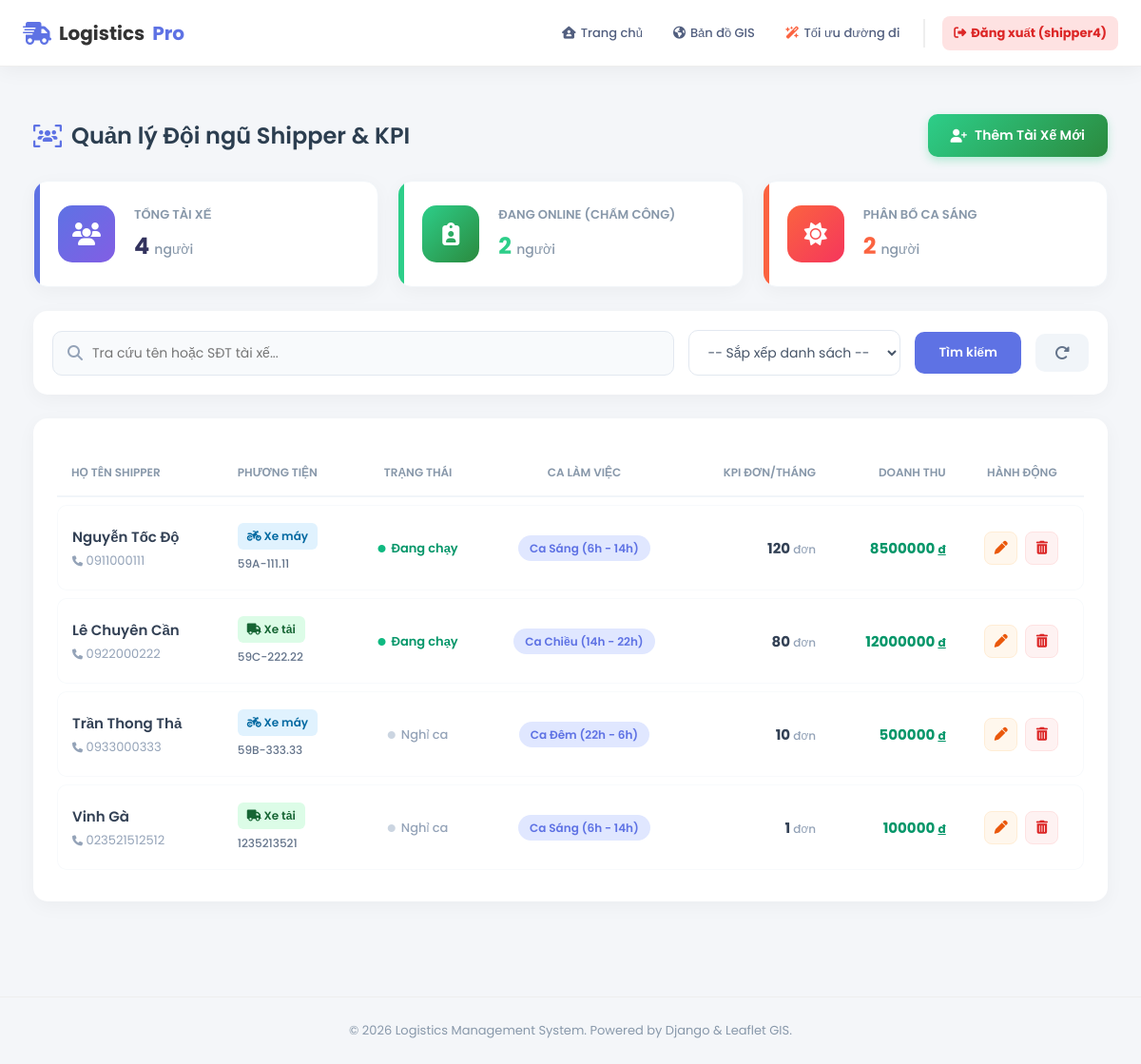
Page /quan-ly-tai-xe/ (signed in) on the committed database.
### core/models.py (models this page shows, shortened)
class TaiXe(models.Model):
    user = models.OneToOneField(User, on_delete=models.SET_NULL, null=True, blank=True, verbose_name="Tài khoản đăng nhập")
    ten_tai_xe = models.CharField(max_length=100)
    sdt = models.CharField(max_length=15)
    bien_so = models.CharField(max_length=20)
    loai_xe = models.CharField(max_length=50, choices=[
        ('Xe máy', 'Xe máy'),
        ('Xe tải', 'Xe tải'),
        ('Xe bán tải', 'Xe bán tải')
    ])
    trang_thai = models.CharField(max_length=20, default='Sẵn sàng')
    CA_LAM_CHOICES = [
        ('SANG', 'Ca Sáng (6h - 14h)'),
        ('CHIEU', 'Ca Chiều (14h - 22h)'),
        ('DEM', 'Ca Đêm (22h - 6h)'),
    ]
    ca_lam_viec = models.CharField(max_length=10, choices=CA_LAM_CHOICES, default='SANG', verbose_name="Ca làm việc")
    dang_lam_viec = models.BooleanField(default=False, verbose_name="Đang Online (Chấm công)")
    tong_don_thang_nay = models.IntegerField(default=0, verbose_name="KPI Số đơn/Tháng")
    doanh_thu_tich_luy = models.DecimalField(max_digits=15, decimal_places=0, default=0, verbose_name="Doanh thu tích lũy")

### core/views.py (the view)
# urls.py: path('quan-ly-tai-xe/', views.quan_ly_tai_xe, name='quan_ly_tai_xe'),
@login_required(login_url='core:login')
def quan_ly_tai_xe(request):
    ds = TaiXe.objects.all()
    q = request.GET.get('q')
    if q: ds = ds.filter(Q(ten_tai_xe__icontains=q) | Q(sdt__icontains=q))
    sort = request.GET.get('sort')
    if sort == 'ten_az': ds = ds.order_by('ten_tai_xe')
    elif sort == 'luong_cao': ds = ds.order_by('-doanh_thu_tich_luy')
    return render(request, 'driver_manager.html', {'ds_tai_xe': ds, 'tong_so_tx': ds.count(), 'dang_online': ds.filter(dang_lam_viec=True).count(), 'ca_sang': ds.filter(ca_lam_viec='SANG').count()})

### templates/driver_manager.html (shortened to what this page needs)
{% extends "base.html" %}
{% load static %}
{% block content %}
<link rel="stylesheet" href="https://cdnjs.cloudflare.com/ajax/libs/font-awesome/6.4.0/css/all.min.css">
<div class="dashboard-container">
    <div class="page-header">
        <h2 class="page-title"><i class="fa-solid fa-users-viewfinder" style="color: #5e72e4;"></i> Quản lý Đội ngũ Shipper & KPI</h2>
        <a href="{% url 'core:them_tai_xe' %}" class="btn-add">
            <i class="fa-solid fa-user-plus"></i> Thêm Tài Xế Mới
        </a>
    </div>
    <div class="kpi-grid">
        <div class="kpi-card blue">
            <div class="kpi-icon-box" style="background: linear-gradient(135deg, #5e72e4, #825ee4);"><i class="fa-solid fa-users"></i></div>
            <div>
                <div class="kpi-title">Tổng Tài Xế</div>
                <h2 class="kpi-value">{{ tong_so_tx }} <span style="font-size: 14px; color: #8898aa; font-weight: 500;">người</span></h2>
            </div>
        </div>
        <div class="kpi-card green">
            <div class="kpi-icon-box" style="background: linear-gradient(135deg, #2dce89, #2b8a3e);"><i class="fa-solid fa-clipboard-user"></i></div>
            <div>
                <div class="kpi-title">Đang Online (Chấm công)</div>
                <h2 class="kpi-value" style="color: #2dce89;">{{ dang_online }} <span style="font-size: 14px; color: #8898aa; font-weight: 500;">người</span></h2>
            </div>
        </div>
        <div class="kpi-card orange">
            <div class="kpi-icon-box" style="background: linear-gradient(135deg, #fb6340, #f5365c);"><i class="fa-solid fa-sun"></i></div>
            <div>
                <div class="kpi-title">Phân Bổ Ca Sáng</div>
                <h2 class="kpi-value" style="color: #fb6340;">{{ ca_sang }} <span style="font-size: 14px; color: #8898aa; font-weight: 500;">người</span></h2>
            </div>
        </div>
    </div>
    <form method="GET" class="toolbar">
        <div class="search-box">
            <i class="fa-solid fa-magnifying-glass" style="color: #94a3b8;"></i>
            <input type="text" name="q" placeholder="Tra cứu tên hoặc SĐT tài xế..." value="{{ request.GET.q|default:'' }}">
        </div>
        <select name="sort" onchange="this.form.submit()" class="filter-select">
            <option value="">-- Sắp xếp danh sách --</option>
        </select>
        <button type="submit" class="btn-search">Tìm kiếm</button>
        <a href="{% url 'core:quan_ly_tai_xe' %}" class="btn-reset" title="Xóa bộ lọc">
            <i class="fa-solid fa-rotate-right"></i>
        </a>
    </form>
    <div class="table-card">
        <table class="custom-table">
            <thead>
                <tr>
                    <th>Họ tên Shipper</th>
                    <th>Phương tiện</th>
                    <th style="text-align: center;">Trạng thái</th>
                    <th style="text-align: center;">Ca làm việc</th>
                    <th style="text-align: right;">KPI Đơn/Tháng</th>
                    <th style="text-align: right;">Doanh thu</th>
                    <th style="text-align: center;">Hành động</th>
                </tr>
            </thead>
            <tbody>
                {% for tx in ds_tai_xe %}
                <tr>
                    <td>
                        <div style="font-weight: 600; color: #334155; font-size: 15px;">{{ tx.ten_tai_xe }}</div>
                        <div style="font-size: 13px; color: #94a3b8; margin-top: 4px;"><i class="fa-solid fa-phone" style="font-size: 11px;"></i> {{ tx.sdt }}</div>
                    </td>
                    <td>
                        {% if "Xe máy" in tx.loai_xe %}
                            <span class="badge-moto"><i class="fa-solid fa-motorcycle"></i> Xe máy</span>
                        {% else %}
                            <span class="badge-truck"><i class="fa-solid fa-truck"></i> Xe tải</span>
                        {% endif %}
                        <div style="font-size: 12px; color: #64748b; margin-top: 6px; font-weight: 500;">{{ tx.bien_so }}</div>
                    </td>
                    <td style="text-align: center;">
                        {% if tx.dang_lam_viec %}
                            <span style="display: inline-flex; align-items: center; gap: 6px; color: #059669; font-weight: 600; font-size: 13px;">
                                <i class="fa-solid fa-circle" style="font-size: 8px; color: #10b981;"></i> Đang chạy
                            </span>
                        {% else %}
                            <span style="display: inline-flex; align-items: center; gap: 6px; color: #94a3b8; font-weight: 500; font-size: 13px;">
                                <i class="fa-solid fa-circle" style="font-size: 8px; color: #cbd5e1;"></i> Nghỉ ca
                            </span>
                        {% endif %}
                    </td>
                    <td style="text-align: center;">
                        <span style="font-weight: 600; color: #5e72e4; background: #e0e7ff; padding: 5px 12px; border-radius: 20px; font-size: 12px;">
                            {{ tx.get_ca_lam_viec_display }}
                        </span>
                    </td>
                    <td style="text-align: right; font-weight: 700; color: #334155; font-size: 15px;">
                        {{ tx.tong_don_thang_nay }} <span style="font-size: 12px; font-weight: 500; color: #94a3b8;">đơn</span>
                    </td>
                    <td style="text-align: right; color: #059669; font-weight: 700; font-size: 15px;">
                        {{ tx.doanh_thu_tich_luy|floatformat:0 }} <span style="font-size: 12px; text-decoration: underline;">đ</span>
                    </td>
                    <td>
                        <div class="action-group">
                            <a href="{% url 'core:sua_tai_xe' tx.id %}" class="btn-action btn-edit" title="Sửa thông tin">
                                <i class="fa-solid fa-pen"></i>
                            </a>
                            <a href="{% url 'core:xoa_tai_xe' tx.id %}" class="btn-action btn-delete"
                               onclick="return confirm('⚠️ CẢNH BÁO: Dữ liệu của tài xế {{ tx.ten_tai_xe }} sẽ bị xóa vĩnh viễn.\nTiếp tục?')" title="Xóa tài xế">
                                <i class="fa-solid fa-trash-can"></i>
                            </a>
                        </div>
                    </td>
                </tr>
                {% endfor %}
            </tbody>
        </table>
    </div>
</div>
{% endblock %}

### templates/base.html (shortened to what this page needs)
{% load static %}
<!DOCTYPE html>
<html lang="vi">
<head>
    <link rel="stylesheet" href="https://cdnjs.cloudflare.com/ajax/libs/font-awesome/6.4.0/css/all.min.css">
</head>
<body>
    <nav class="navbar">
        <a href="{% url 'core:home' %}" class="nav-brand">
            <i class="fa-solid fa-truck-fast"></i>
            Logistics<span style="color: #5e72e4;">Pro</span>
        </a>
       <ul class="nav-links">
            <li class="nav-item">
                {% if user.is_authenticated and user.taixe %}
                    <a href="{% url 'core:app_shipper' %}"><i class="fa-solid fa-house-user"></i> Trang chủ </a>
                {% else %}
                    <a href="{% url 'core:home' %}"><i class="fa-solid fa-house"></i> Trang chủ</a>
                {% endif %}
            </li>
            {% if user.is_authenticated %}
                <li class="nav-item">
                    <a href="{% url 'core:ban_do_chung' %}">
                        <i class="fa-solid fa-earth-americas"></i> Bản đồ GIS
                    </a>
                </li>
                <li class="nav-item">
                    <a href="{% url 'core:toi_uu' %}">
                        <i class="fa-solid fa-wand-magic-sparkles" style="color: #fb6340;"></i> Tối ưu đường đi
                    </a>
                </li>
                <li style="border-left: 2px solid #eee; height: 30px; margin: 0 5px;"></li>
                <li class="nav-item" style="margin-left: 5px;">
                    <a href="{% url 'core:logout' %}" style="background: #fee2e2; color: #dc2626; font-weight: bold;">
                        <i class="fa-solid fa-right-from-bracket"></i> Đăng xuất ({{ user.username }})
                    </a>
                </li>
            {% endif %}
        </ul>
    </nav>
    <main style="min-height: 80vh; padding: 20px;">
        {% block content %}
        {% endblock %}
    </main>
    <footer class="footer">
        &copy; 2026 Logistics Management System. Powered by Django & Leaflet GIS.
    </footer>
    <link href="https://cdn.jsdelivr.net/npm/select2@4.1.0-rc.0/dist/css/select2.min.css" rel="stylesheet" />
</body>
</html>

### templates/base.html (style rules this page uses)
* { margin: 0; padding: 0; box-sizing: border-box; }
body { font-family: 'Poppins', sans-serif; background-color: #f4f6f9; color: #333; }
.navbar { background: rgba(255, 255, 255, 0.95); backdrop-filter: blur(10px); height: 70px; display: flex; justify-content: space-between; align-items: center; padding: 0 2%; position: sticky; top: 0; z-index: 1000; box-shadow: 0 4px 20px rgba(0,0,0,0.05); border-bottom: 1px solid #eee; }
.nav-brand { font-size: 20px; font-weight: 700; color: #333; text-decoration: none; display: flex; align-items: center; gap: 8px; margin-right: 15px; }
.nav-brand i { color: #5e72e4; font-size: 24px; }
.nav-links { display: flex; gap: 8px; list-style: none; align-items: center; flex-wrap: nowrap; }
.nav-item a { text-decoration: none; color: #525f7f; font-weight: 500; font-size: 13px; transition: all 0.3s ease; display: flex; align-items: center; gap: 5px; padding: 8px 12px; border-radius: 8px; white-space: nowrap; }
input[type="text"], input[type="password"], input[type="number"], input[type="email"], input[type="tel"], select, textarea, .form-control { border: 2px solid #e2e8f0; border-radius: 10px; padding: 10px 15px; font-size: 14px; transition: all 0.3s; background-color: #f8fafc; color: #334155; outline: none; font-family: inherit; }
.footer { text-align: center; padding: 25px; color: #8898aa; font-size: 13px; margin-top: 50px; border-top: 1px solid #eee; }

### rows in the picture
TaiXe: ten_tai_xe "Nguyễn Tốc Độ", sdt "0911000111", loai_xe "Xe máy" (drawn), bien_so "59A-111.11", dang_lam_viec True (drawn), ca_lam_viec "Ca Sáng (6h - 14h)", tong_don_thang_nay "120", doanh_thu_tich_luy "8500000"
TaiXe: ten_tai_xe "Lê Chuyên Cần", sdt "0922000222", loai_xe "Xe tải", bien_so "59C-222.22", dang_lam_viec True (drawn), ca_lam_viec "Ca Chiều (14h - 22h)", tong_don_thang_nay "80", doanh_thu_tich_luy "12000000"
TaiXe: ten_tai_xe "Trần Thong Thả", sdt "0933000333", loai_xe "Xe máy" (drawn), bien_so "59B-333.33", dang_lam_viec False (drawn), ca_lam_viec "Ca Đêm (22h - 6h)", tong_don_thang_nay "10", doanh_thu_tich_luy "500000"
TaiXe: ten_tai_xe "Vinh Gà", sdt "023521512512", loai_xe "Xe tải", bien_so "1235213521", dang_lam_viec False (drawn), ca_lam_viec "Ca Sáng (6h - 14h)", tong_don_thang_nay "1", doanh_thu_tich_luy "100000"

### other values in the picture
{{ user.username }} "shipper4"
{{ tong_so_tx }} "4"
{{ dang_online }} "2"
{{ ca_sang }} "2"
